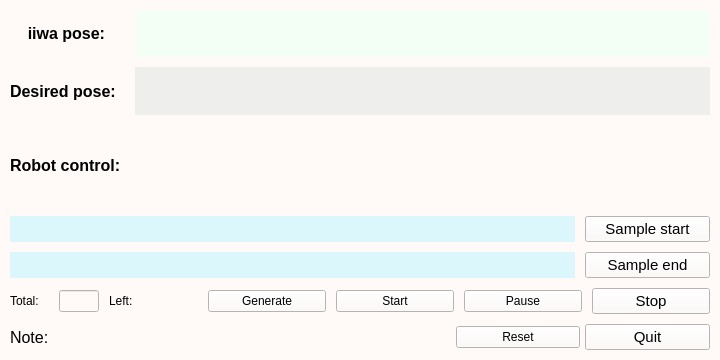
<?xml version="1.0" encoding="UTF-8"?>
<ui version="4.0">
 <class>Motion</class>
 <widget class="QWidget" name="Motion">
  <property name="geometry">
   <rect>
    <x>0</x>
    <y>0</y>
    <width>720</width>
    <height>360</height>
   </rect>
  </property>
  <property name="windowTitle">
   <string>Motion</string>
  </property>
  <property name="styleSheet">
   <string notr="true">background-color: rgb(255, 250, 247);</string>
  </property>
  <layout class="QVBoxLayout" name="verticalLayout">
   <property name="spacing">
    <number>5</number>
   </property>
   <property name="leftMargin">
    <number>10</number>
   </property>
   <property name="topMargin">
    <number>10</number>
   </property>
   <property name="rightMargin">
    <number>10</number>
   </property>
   <property name="bottomMargin">
    <number>10</number>
   </property>
   <item>
    <layout class="QVBoxLayout" name="verticalLayout_2" stretch="1,1,4,1">
     <property name="spacing">
      <number>10</number>
     </property>
     <item>
      <layout class="QHBoxLayout" name="horizontalLayout_3" stretch="1,5">
       <item>
        <widget class="QLabel" name="label_fixed_rob">
         <property name="minimumSize">
          <size>
           <width>0</width>
           <height>0</height>
          </size>
         </property>
         <property name="font">
          <font>
           <pointsize>12</pointsize>
           <weight>75</weight>
           <bold>true</bold>
          </font>
         </property>
         <property name="text">
          <string>    iiwa pose:</string>
         </property>
        </widget>
       </item>
       <item>
        <widget class="QLabel" name="robot_pose">
         <property name="font">
          <font>
           <pointsize>11</pointsize>
           <weight>50</weight>
           <bold>false</bold>
          </font>
         </property>
         <property name="styleSheet">
          <string notr="true">background-color: rgb(243, 255, 245);</string>
         </property>
         <property name="text">
          <string/>
         </property>
        </widget>
       </item>
      </layout>
     </item>
     <item>
      <layout class="QHBoxLayout" name="horizontalLayout_4" stretch="1,5">
       <item>
        <widget class="QLabel" name="label_2">
         <property name="font">
          <font>
           <pointsize>12</pointsize>
           <weight>75</weight>
           <bold>true</bold>
          </font>
         </property>
         <property name="text">
          <string>Desired pose:</string>
         </property>
        </widget>
       </item>
       <item>
        <widget class="QLabel" name="desired_pose">
         <property name="font">
          <font>
           <pointsize>11</pointsize>
          </font>
         </property>
         <property name="styleSheet">
          <string notr="true">background-color: rgb(238, 238, 236);</string>
         </property>
         <property name="text">
          <string/>
         </property>
        </widget>
       </item>
      </layout>
     </item>
     <item>
      <layout class="QVBoxLayout" name="verticalLayout_3">
       <item>
        <widget class="QLabel" name="label_8">
         <property name="minimumSize">
          <size>
           <width>0</width>
           <height>0</height>
          </size>
         </property>
         <property name="font">
          <font>
           <pointsize>12</pointsize>
           <weight>75</weight>
           <bold>true</bold>
          </font>
         </property>
         <property name="text">
          <string>Robot control:</string>
         </property>
        </widget>
       </item>
       <item>
        <layout class="QHBoxLayout" name="horizontalLayout" stretch="9,2">
         <item>
          <widget class="QLabel" name="start_point">
           <property name="styleSheet">
            <string notr="true">background-color: rgb(220, 247, 252)</string>
           </property>
           <property name="text">
            <string/>
           </property>
          </widget>
         </item>
         <item>
          <widget class="QPushButton" name="sample_start">
           <property name="font">
            <font>
             <pointsize>11</pointsize>
            </font>
           </property>
           <property name="text">
            <string>Sample start</string>
           </property>
          </widget>
         </item>
        </layout>
       </item>
       <item>
        <layout class="QHBoxLayout" name="horizontalLayout_2" stretch="9,2">
         <item>
          <widget class="QLabel" name="end_point">
           <property name="styleSheet">
            <string notr="true">background-color: rgb(220, 247, 252)</string>
           </property>
           <property name="text">
            <string/>
           </property>
          </widget>
         </item>
         <item>
          <widget class="QPushButton" name="sample_end">
           <property name="font">
            <font>
             <pointsize>11</pointsize>
            </font>
           </property>
           <property name="text">
            <string>Sample end</string>
           </property>
          </widget>
         </item>
        </layout>
       </item>
       <item>
        <layout class="QHBoxLayout" name="horizontalLayout_6" stretch="1,1,1,1,3,3,3,3">
         <item>
          <widget class="QLabel" name="label">
           <property name="text">
            <string>Total:</string>
           </property>
          </widget>
         </item>
         <item>
          <widget class="QLineEdit" name="number"/>
         </item>
         <item>
          <widget class="QLabel" name="label_3">
           <property name="text">
            <string>Left:</string>
           </property>
          </widget>
         </item>
         <item>
          <widget class="QLabel" name="left">
           <property name="text">
            <string/>
           </property>
          </widget>
         </item>
         <item>
          <widget class="QPushButton" name="generate">
           <property name="text">
            <string>Generate</string>
           </property>
          </widget>
         </item>
         <item>
          <widget class="QPushButton" name="start_rob">
           <property name="text">
            <string>Start</string>
           </property>
          </widget>
         </item>
         <item>
          <widget class="QPushButton" name="pause">
           <property name="text">
            <string>Pause</string>
           </property>
          </widget>
         </item>
         <item>
          <widget class="QPushButton" name="stop_rob">
           <property name="font">
            <font>
             <pointsize>11</pointsize>
            </font>
           </property>
           <property name="text">
            <string>Stop</string>
           </property>
          </widget>
         </item>
        </layout>
       </item>
      </layout>
     </item>
     <item>
      <layout class="QHBoxLayout" name="horizontalLayout_5" stretch="1,6,2,2">
       <property name="spacing">
        <number>5</number>
       </property>
       <property name="rightMargin">
        <number>0</number>
       </property>
       <item>
        <widget class="QLabel" name="label_7">
         <property name="minimumSize">
          <size>
           <width>0</width>
           <height>0</height>
          </size>
         </property>
         <property name="font">
          <font>
           <pointsize>12</pointsize>
          </font>
         </property>
         <property name="text">
          <string>Note: </string>
         </property>
        </widget>
       </item>
       <item>
        <widget class="QLabel" name="warning">
         <property name="font">
          <font>
           <pointsize>12</pointsize>
          </font>
         </property>
         <property name="text">
          <string/>
         </property>
        </widget>
       </item>
       <item>
        <widget class="QPushButton" name="reset">
         <property name="text">
          <string>Reset</string>
         </property>
        </widget>
       </item>
       <item>
        <widget class="QPushButton" name="quit">
         <property name="font">
          <font>
           <pointsize>11</pointsize>
          </font>
         </property>
         <property name="text">
          <string>Quit</string>
         </property>
        </widget>
       </item>
      </layout>
     </item>
    </layout>
   </item>
  </layout>
 </widget>
 <resources/>
 <connections/>
</ui>
